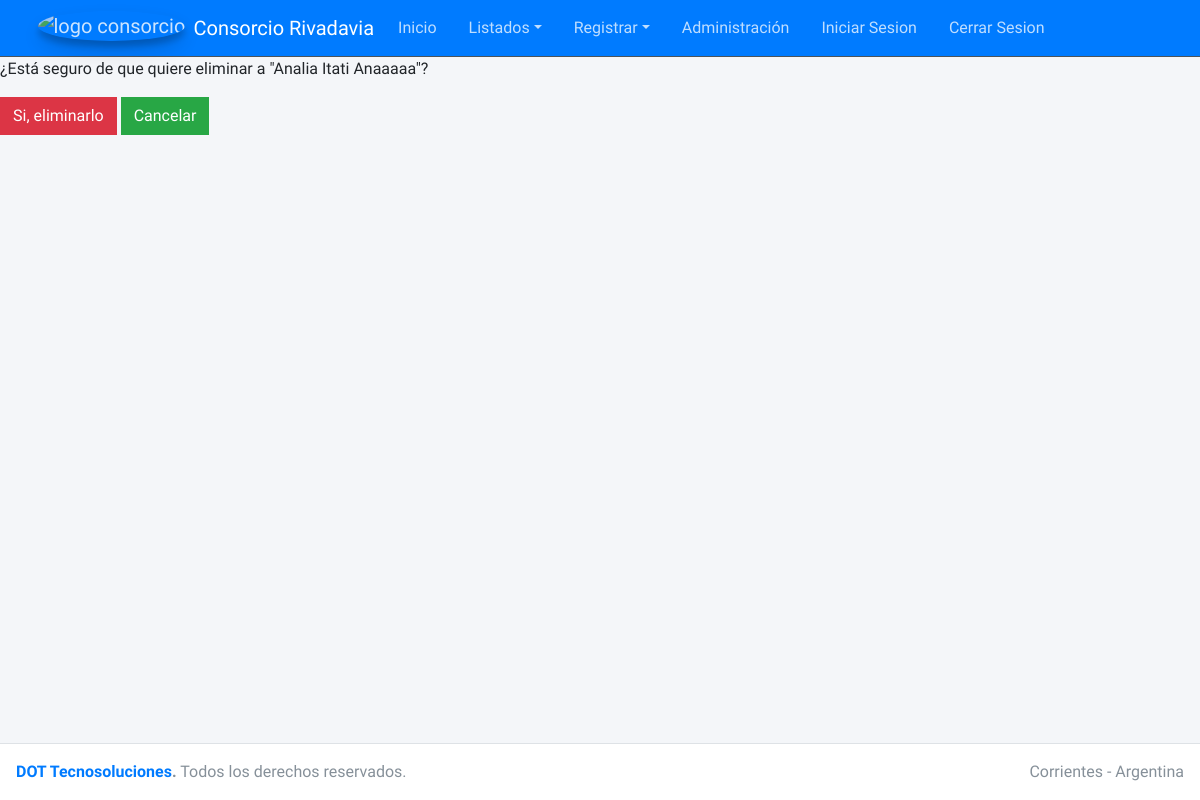
Before: /consorcio/eliminar_propietario/13 with the older database file.
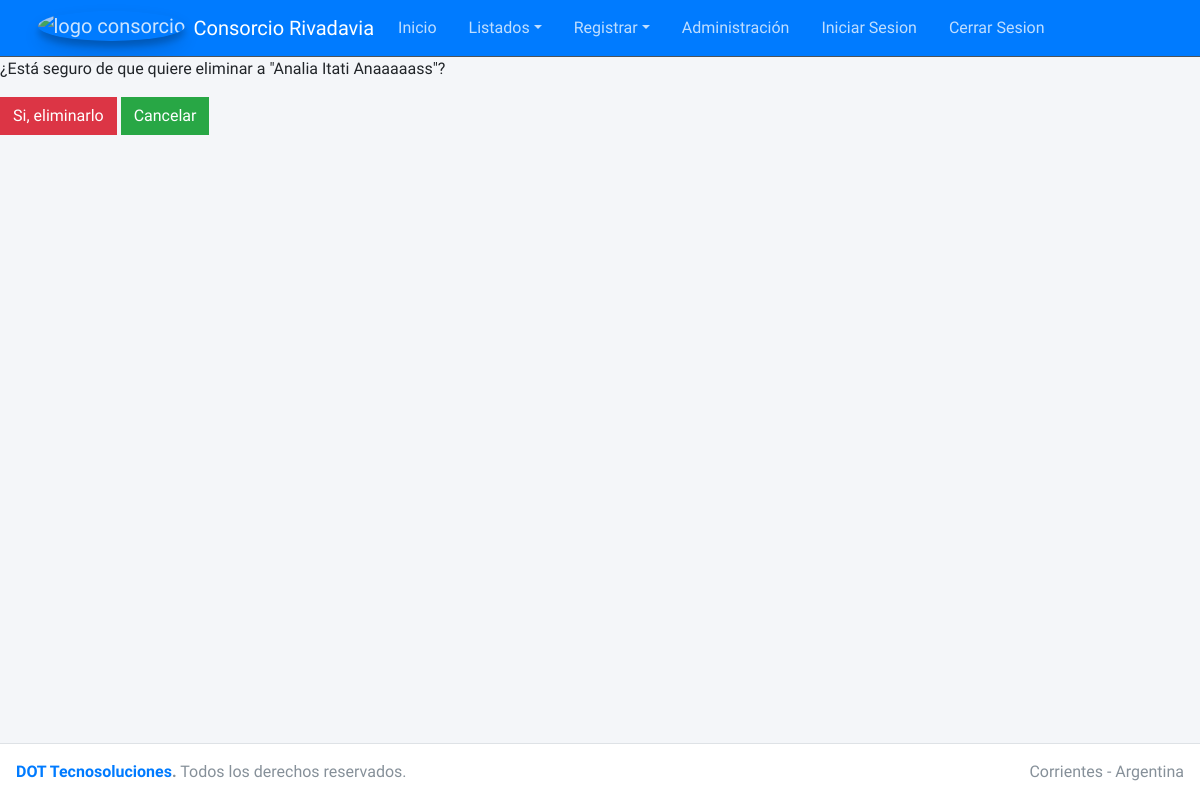
After: the same page with the newer database file.
### casa/models.py (models this page shows, shortened)
class Propietario(models.Model):
    nombre = models.CharField(max_length=30)
    apellido = models.CharField(max_length=30, blank=True)
    telefono = models.CharField(max_length=10, blank=True, null=True)
    email = models.EmailField(blank=True, null=True)
    CBU = models.CharField(max_length=22, blank=True, null=True)
    creado = models.DateTimeField(auto_now_add=True)
    modificado = models.DateTimeField(auto_now=True)
    class Meta:
        ordering = ['nombre']
        verbose_name = 'Propietarios'
        verbose_name_plural = "Propietarios"

### casa/views.py (the view)
# urls.py: path('eliminar_propietario/<int:pk>', EliminarPropietario.as_view(), name='eliminarpropietario'),
class EliminarPropietario(DeleteView):
    model = Propietario
    template_name = "propietario_eliminar.html"
    success_url = reverse_lazy('propietarios')      #OK

### casa/templates/propietario_eliminar.html
{% extends 'home.html' %}
{% block content %}
<form method="post">{% csrf_token %}
    <p>¿Está seguro de que quiere eliminar a "{{ propietario.nombre }}"?</p>
    <button class="btn btn-danger btn-flat" type="submit"> Si, eliminarlo</button>
    <a class="btn btn-success btn-flat" href="  {% url 'propietarios' %} ">Cancelar</a>
</form>
{% endblock content %}

Changed rows visible on the page:
changed Propietario: nombre "Analia Itati Anaaaaa" → "Analia Itati Anaaaaass"
